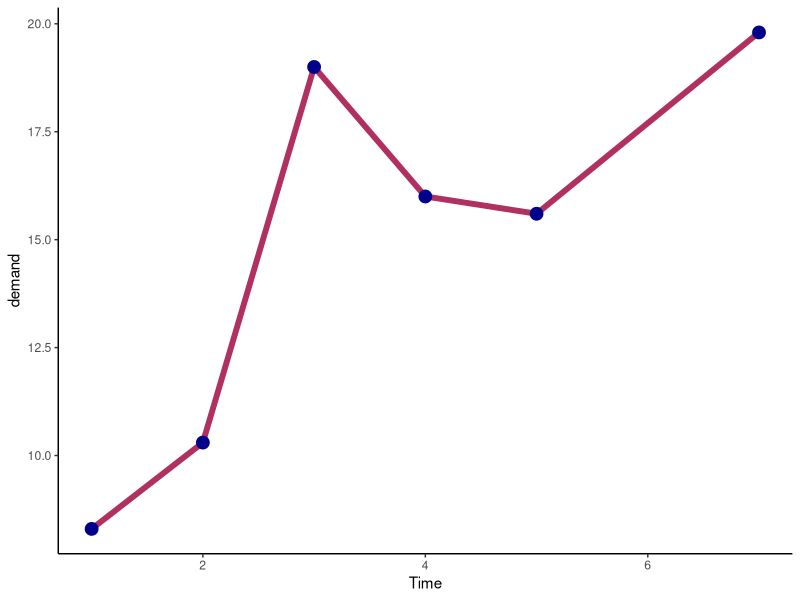
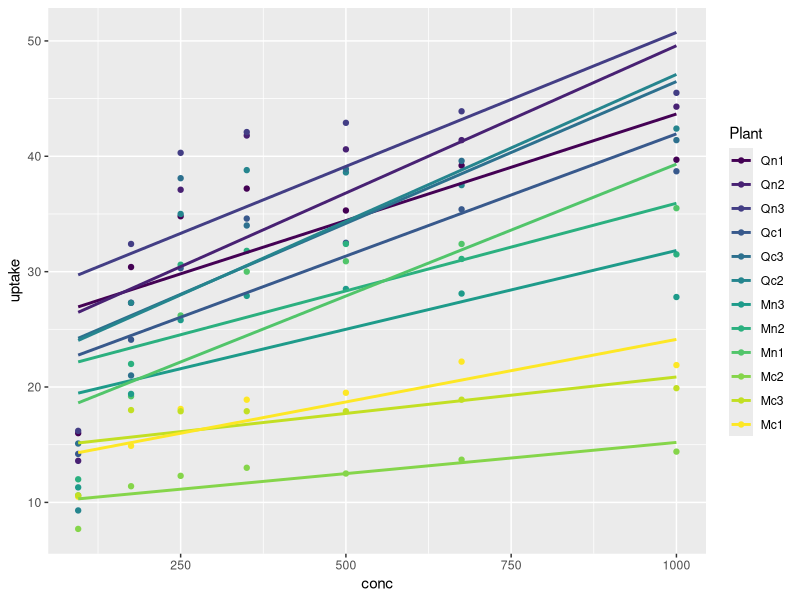

The R source for these figures, in order:
## ---- chunk 1
library("dplyr")
library("ggplot2")
## ---- chunk 2
View(BOD)

#ggplot(BOD, aes(Time, demand))
BOD %>%
  ggplot(aes(Time, demand))+
  geom_line(size=2, color="maroon")+
  geom_point(size=4, color="darkblue")+
  theme_classic()
## ---- chunk 3
View(CO2)

CO2 %>%
  #ggplot(aes(conc, uptake, color=Treatment))+
  ggplot(aes(conc, uptake, color=Plant))+
  geom_point()+
  geom_smooth(method=lm, se=F)

# lm: linear model
# se: standard error
